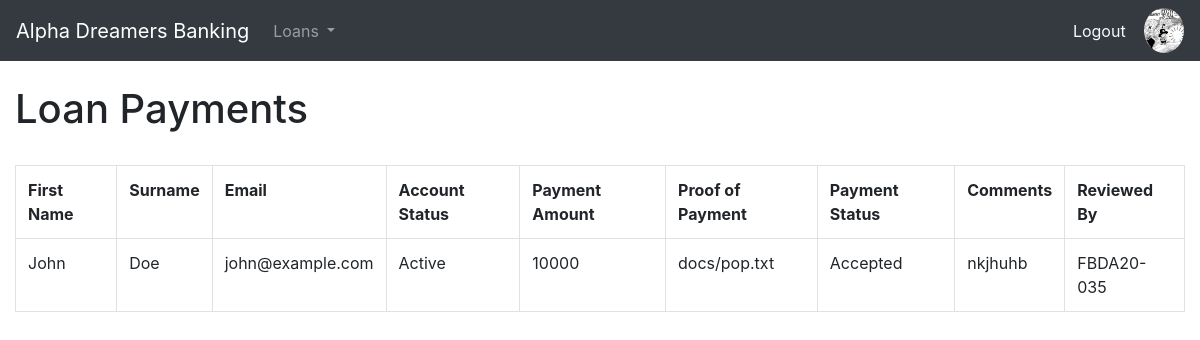
Screenshot of /all-payments (signed in) with the database file from the repository.
### login/models.py (models this page shows, shortened)
class customer(models.Model):
    account_status = (
        ('Active', 'Active'),
        ('Inactive', 'Inactive')
    )
    user = models.OneToOneField(User, unique=True, on_delete=models.CASCADE, limit_choices_to={'is_staff': False},
    related_name='customer', default="user=request.user.username")
    cust_id = models.UUIDField(default=uuid.uuid4, unique=True, primary_key=True, editable=False)
    first_name = models.CharField(max_length=250, null=False, blank=False)
    surname = models.CharField(max_length=250, null=False, blank=False)
    complete_address = models.CharField(max_length=250)
    contact_number = models.IntegerField(null=False, blank=False)
    email_address = models.EmailField(max_length=100, null=False, blank=False, default="")
    gender =  models.CharField(max_length=30, null=False, blank=False, default="")
    civil_status = models.CharField(max_length=250, null=False, blank=False)
    birthdate = models.DateField()
    age = models.IntegerField(null=False, blank=False)
    profile_pic = models.ImageField(upload_to='img', null=True, blank=True, default='img/default.jpg')
    account_status = models.CharField(max_length=100, choices=account_status, default="")

### loans/models.py (models this page shows, shortened)
class loan_payment(models.Model):
    status = (
        ('Pending', 'Pending'),
        ('Accepted', 'Accepted'),
        ('Rejected', 'Rejected')
    )
    loan_payment_id = models.UUIDField(default=uuid.uuid4, unique=True, primary_key=True, editable=False)
    payment_reference_number = models.UUIDField(default=uuid.uuid4, unique=True, primary_key=False, editable=False)
    cust_id = models.ForeignKey(customer, on_delete=models.CASCADE, default="")
    user = models.ForeignKey(User, on_delete=models.CASCADE, limit_choices_to={'is_staff': False},
    related_name='customer_payment', null=True, blank=True, default="")
    date = models.DateField(auto_now_add=True)
    payment_amount = models.PositiveIntegerField(default=0)
    proof_of_payment = models.FileField(upload_to='docs')
    payment_status = models.CharField(max_length=200, choices=status, default="Pending")
    comments = models.TextField(null=True, blank=True)
    reviewed_by = models.ForeignKey(User, limit_choices_to={'is_staff': True}, on_delete=models.CASCADE,
    null=True, blank=True)

### loans/views.py (the view)
# urls.py: path('all-payments', views.all_payments, name='all-payments'),
@login_required(login_url='/customer-login')
def all_payments(request):
    customers = customer.objects.all().filter(user=request.user.id)
    pay = loan_payment.objects.all().filter(user=request.user.id)
    context = {'payments':pay, 'customers':customers}
    return render(request, 'loans/all_payments.html', context)

### loans/templates/loans/all_payments.html (shortened to what this page needs)
{% extends 'main.html' %}
{% block content %}
{% if user.is_authenticated and user.is_staff == False %}
{% include 'loans/customer_nav.html' %}
{% elif user.is_staff == True %}
{% include 'officer/admin_nav.html' %}
{% else %}
{% include 'nav.html' %}
{% endif %}
{% load crispy_forms_tags %}
<head>
</head>
<br>
<div class="container-fluid">
    <h1>Loan Payments</h1>
    <br>
    {% if user.is_staff == False %}
    <table class="table table-bordered">
        <tr>
            <th>First Name</th>
            <th>Surname</th>
            <th>Email</th>
            <th>Account Status</th>
            <th>Payment Amount</th>
            <th>Proof of Payment</th>
            <th>Payment Status</th>
            <th>Comments</th>
            <th>Reviewed By</th>
        </tr>
        {% for payment in payments %}
        <tr>
            <td>{{payment.cust_id.first_name}}</td>
            <td>{{payment.cust_id.surname}}</td>
            <td>{{payment.cust_id.email_address}}</td>
            <td>{{payment.cust_id.account_status}}</td>
            <td>{{payment.payment_amount}}</td>
            <td>{{payment.proof_of_payment}}</td>
            <td>{{payment.payment_status}}</td>
            <td>{{payment.comments}}</td>
            <td>{{payment.reviewed_by}}</td>
        </tr>
        {% endfor %}
    </table>
    {% endif %}
</div>
{% endblock content %}

### loans/templates/loans/customer_nav.html (shortened to what this page needs)
<nav class="navbar navbar-expand-sm navbar-dark bg-dark">
    <a class="navbar-brand" href="{% url 'loans:user-page' %}">Alpha Dreamers Banking</a>
    <div class="collapse navbar-collapse" id="navbarText">
        <ul class="navbar-nav mr-auto">
            <li class="nav-item dropdown">
                <a class="nav-link dropdown-toggle" href="#" id="navbardrop" data-toggle="dropdown">
                    Loans
                </a>
            </li>
        </ul>
        {% if user.is_authenticated %}
        <a class="text-light" href="{% url 'login:logout' %}">Logout</a>
        {% for customer in customers %}
            {% if  customer.profile_pic.url %}
            <a href="{% url 'login:edit-details' customer.cust_id %}">
                <img src="{{ customer.profile_pic.url }}" style="height: 45px;" class="rounded-circle account-img" alt="User Image">
            </a>
            {% endif %}
        {% endfor %}
        {% else %}
        <a class="text-dark" href="{% url 'login:customer-login' %}">Login</a>
        <a class="btn btn-sm btn-primary m-2"  href="{% url 'login:customer-signup' %}">Register</a>
        {% endif %}
    </div>
</nav>

### rows the page displays
customer: profile_pic (picture)
loan_payment: cust_id.first_name "John", cust_id.surname "Doe", cust_id.email_address "john@example.com", cust_id.account_status "Active", payment_amount "10000", proof_of_payment "docs/pop.txt", payment_status "Accepted", comments "nkjhuhb", reviewed_by "FBDA20-035"
